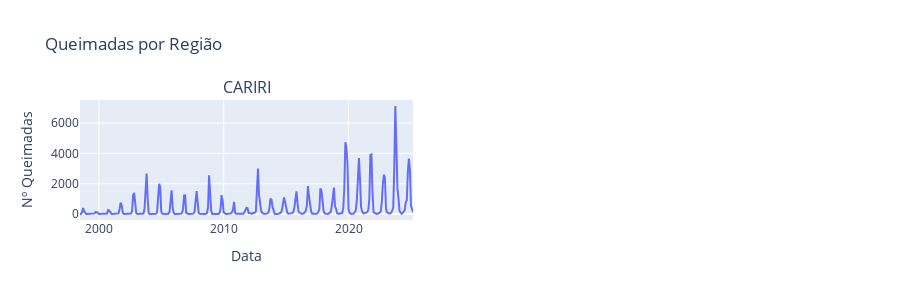

The cell this chart's notebook holds for it:
### Markdown cell above
# Descritiva

### Code cell
plot_regions(dataframe=data_2use, date_column='Data', count_column='Count', region_column='Regiao')

### Figure 1 — Plotly figure (JSON) as saved in the notebook; plotly's stock layout.template omitted (floating-point values rounded to 4 significant figures; data arrays with more than 128 entries replaced by an {"elided": "..."} marker saying what was removed)
{"data": [{"mode": "lines", "name": "CARIRI", "type": "scatter", "x": {"elided": "321 str values"}, "xaxis": "x", "y": {"elided": "321 int values"}, "yaxis": "y"}, {"line": {"color": "red", "dash": "dash"}, "mode": "lines", "name": "80% da série", "type": "scatter", "x": [1572566400000000000, 1572566400000000000], "xaxis": "x", "y": [0, 7126], "yaxis": "y"}], "layout": {"annotations": [{"font": {"size": 16}, "showarrow": false, "text": "CARIRI", "x": 0.225, "xanchor": "center", "xref": "paper", "y": 1, "yanchor": "bottom", "yref": "paper"}], "height": 300, "showlegend": false, "title": {"text": "Queimadas por Região"}, "width": 900, "xaxis": {"anchor": "y", "domain": [0, 0.45], "title": {"text": "Data"}}, "xaxis2": {"anchor": "y2", "domain": [0.55, 1], "title": {"text": "Data"}}, "yaxis": {"anchor": "x", "domain": [0, 1], "title": {"text": "Nº Queimadas"}}, "yaxis2": {"anchor": "x2", "domain": [0, 1], "title": {"text": "Nº Queimadas"}}}}
